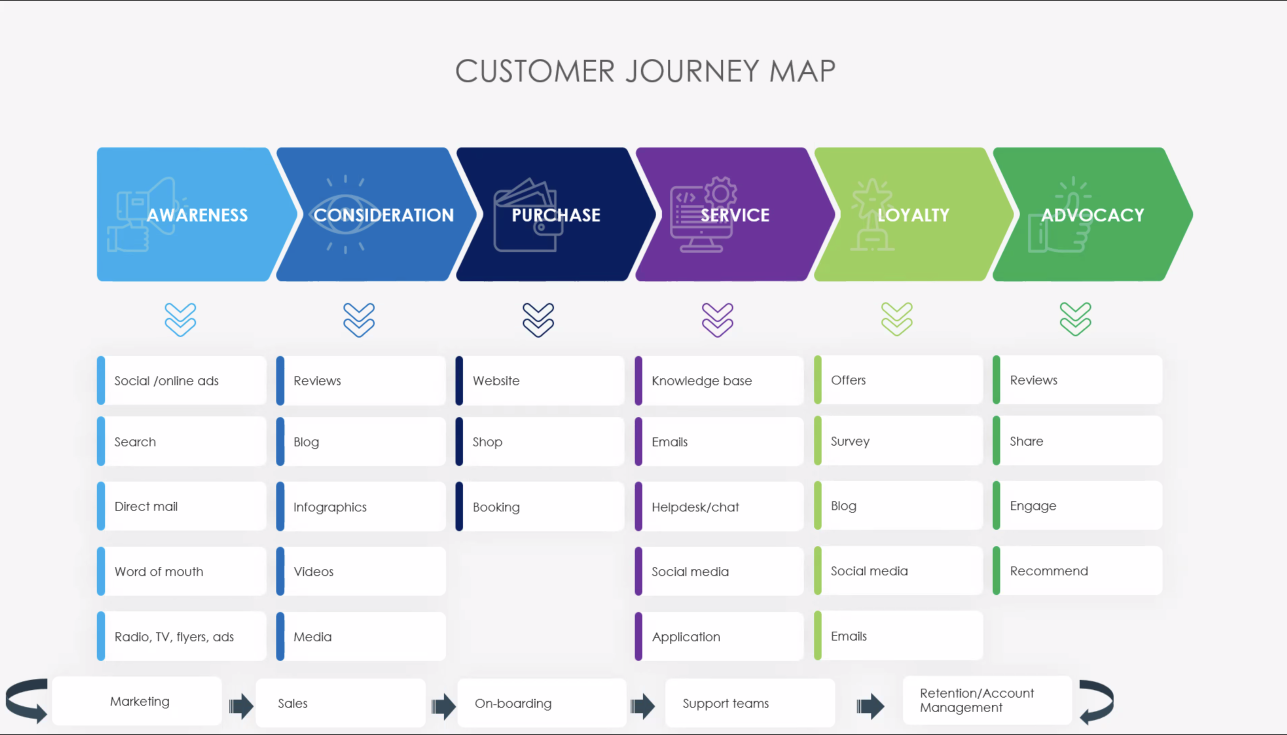
#> input picture Sam_image.png, 2574 x 1470 px (shown at 1/2 size)
$ jupyter execute 'Image Resizer.ipynb'
#> lines starting #> are read from the running program, lines starting #| are printed output that depends on the picture
[cell 1]
# Install pillow using pip3 install Pillow (for Mac)
# Import Image from Pillow

from PIL import Image

[cell 2]
# Open any image and print its current size
Sample_Image = Image.open('Sam_image.png')
#> Sample_Image is the input picture: PIL image 2574x1470 RGBA; mean R, G, B, A 220, 225.7, 230.2, 255

print(f"Current size of Sample_Image: {Sample_Image.size}")
#| Current size of Sample_Image: (2574, 1470)

[cell 3]
# Resizing the image
Resized_Sample_Image = Sample_Image.resize((1500, 1000))
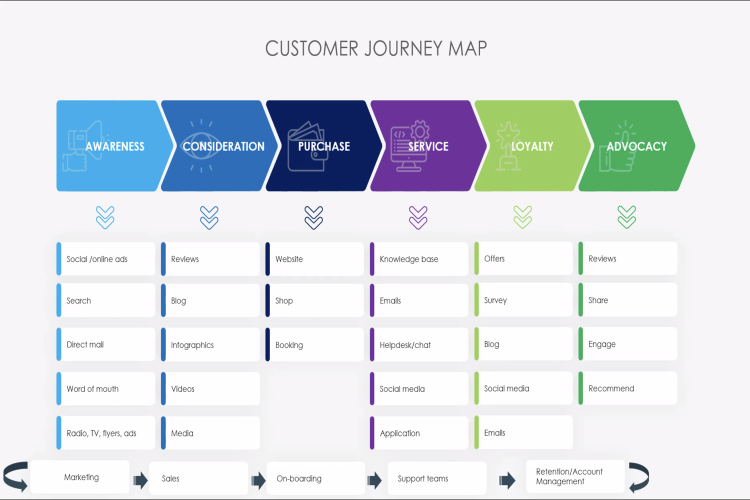
#> Resized_Sample_Image: PIL image 1500x1000 RGBA (shown at 1/2 size); mean R, G, B, A 220, 225.7, 230.2, 255

#Saving the newly resized sample image
Resized_Sample_Image.save('Sam_image_resized.png')
